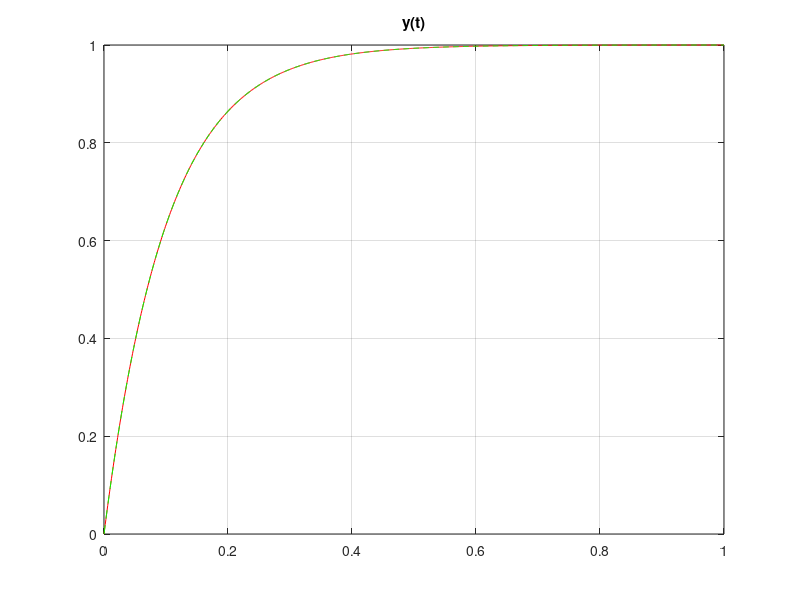

The MATLAB script that drew this image:
% Metoda Adamsa-Bashfortha dla układu inercyjnego 1-szego rzędu
% np. układ całkujący RC
clear all; close all;

if( 1 )
    R = 1e+5;  % rezystor [ Ohm ]
    C = 1e-6;  % kondensator [ F ]
    T = R*C;
else
  T = 0.1;
end    

% Odniesienie
dt = 0.001; tv = 0:dt:1;
ref = inline('(1-exp(-t/T))','t','T');

% Całkowanie równań stanu
A = -1/T; B = 1/T;
x = 0; u = 1;
xv = ref( tv(1:3), T);
for k = 3:length(tv)
    x = xv(k);
    F0 = A*xv(k)   + B*u;
    F1 = A*xv(k-1) + B*u;
    F2 = A*xv(k-2) + B*u;
    x = x + dt*( 23*F0 -16*F1 + 5*F2 )/12;
    xv = [xv, x];
end

% Porównanie z odp. teoretyczną
plot( tv, xv(1:end-1),'r', tv, ref(tv,T),'g--'); grid; title('y(t)')
